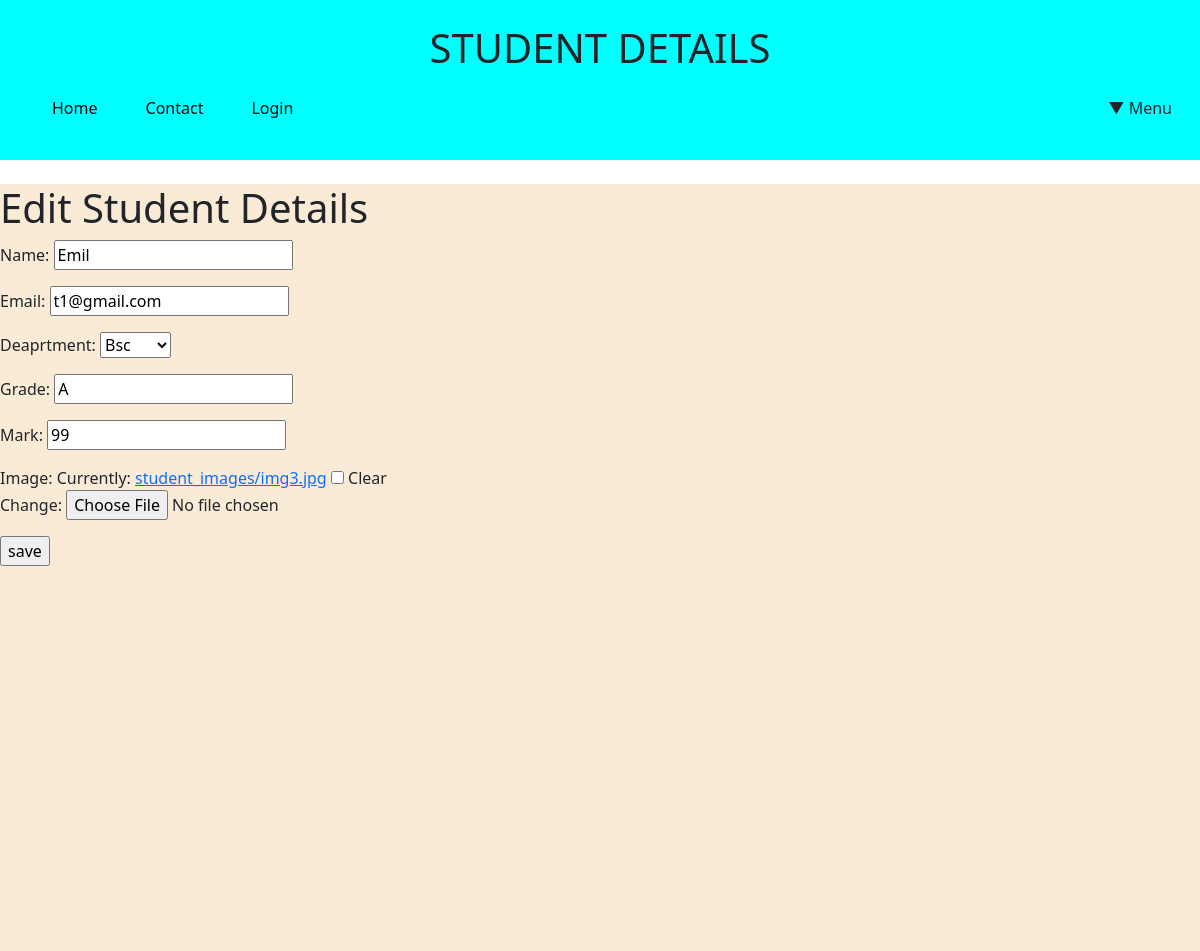
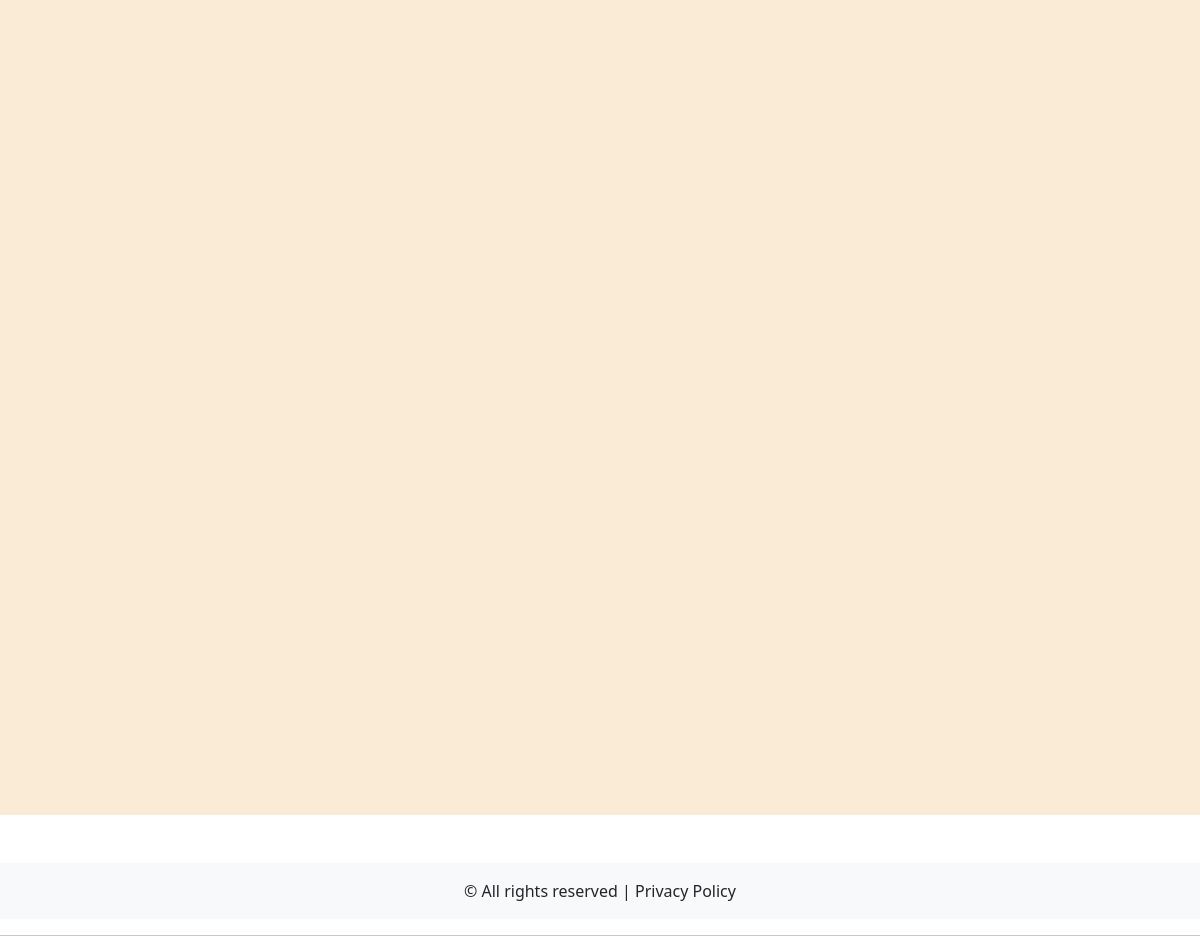
Page /edit/1/ on the committed database (2 pictures, top to bottom).
### student/models.py (models this page shows, shortened)
class student(models.Model):
    DEPARTMENT_CHOICES = [
        ('Bsc','Bsc'),
        ('B.Com','B.Com'),
        ('Bba','Bba')
    ]
    name=models.CharField(max_length=255,null=True)
    email = models.EmailField(unique=True, null=True, blank=True)
    deaprtment=models.CharField(max_length=255,choices=DEPARTMENT_CHOICES)
    grade=models.CharField(max_length=2,null=True)
    mark=models.IntegerField(default=0)
    image = models.ImageField(upload_to='student_images/', null=True, blank=True)

### student/views.py (the view)
# urls.py: path('edit/<int:stud_id>/',views.edit,name='edit'),
def edit(request,stud_id):
    student_instance = get_object_or_404(student, id=stud_id)
    if request.method == "POST":
        form = StudentForm(request.POST, request.FILES, instance=student_instance)  # Pre-fill form with data
        if form.is_valid():
            form.save()  # Save the updated data
            return redirect('edit_stud')  # Redirect to student list or another page
    else:
        form = StudentForm(instance=student_instance)  # Show form with existing data
    return render(request, 'edit_stud.html', {'form': form})

### student/forms.py
class StudentForm(ModelForm):
    class Meta:
        model = student
        fields = "__all__"
        widgets = {
            'deaprtment': forms.Select(),  # This ensures a dropdown menu
        }

### student/templates/edit_stud.html (shortened to what this page needs)
{% extends 'base.html' %}
{% block content %}
<body>
    <div id="d1" class="table-responsive">
        <h1>Edit Student Details</h1>
        <form action="" method="post" enctype="multipart/form-data">
            {{ form.as_p }}
            <input type="submit" value="save">
        </form>
    </div>
</body>
{% endblock %}

### student/static/mycss.css (style rules this page uses)
#d1 { background-color: antiquewhite; padding-bottom: 100%; margin-top: 2%; }
a { color:inherit; text-decoration: none; }

### rows in the picture
student: name "Emil", email "t1@gmail.com", deaprtment "Bsc", grade "A", mark "99"
